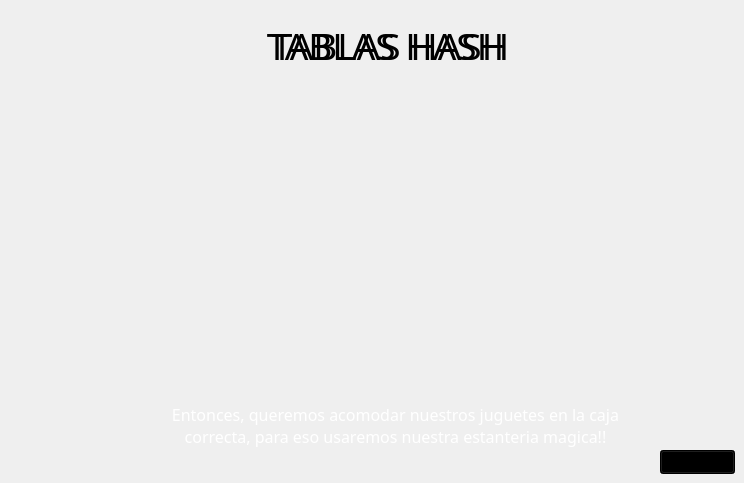
  <widget class="QWidget" name="page_3">
   <widget class="QLabel" name="label_12">
    <property name="geometry">
     <rect>
      <x>60</x>
      <y>90</y>
      <width>241</width>
      <height>281</height>
     </rect>
    </property>
    <property name="text">
     <string/>
    </property>
    <property name="pixmap">
     <pixmap>Sources/Images/estanteria.png</pixmap>
    </property>
    <property name="scaledContents">
     <bool>true</bool>
    </property>
   </widget>
   <widget class="QLabel" name="label_13">
    <property name="geometry">
     <rect>
      <x>390</x>
      <y>110</y>
      <width>81</width>
      <height>81</height>
     </rect>
    </property>
    <property name="text">
     <string/>
    </property>
    <property name="pixmap">
     <pixmap>Sources/Images/carro.png</pixmap>
    </property>
    <property name="scaledContents">
     <bool>true</bool>
    </property>
   </widget>
   <widget class="QLabel" name="label_14">
    <property name="geometry">
     <rect>
      <x>500</x>
      <y>220</y>
      <width>101</width>
      <height>121</height>
     </rect>
    </property>
    <property name="text">
     <string/>
    </property>
    <property name="pixmap">
     <pixmap>Sources/Images/robot.png</pixmap>
    </property>
    <property name="scaledContents">
     <bool>true</bool>
    </property>
   </widget>
   <widget class="QLabel" name="label_15">
    <property name="geometry">
     <rect>
      <x>560</x>
      <y>110</y>
      <width>111</width>
      <height>81</height>
     </rect>
    </property>
    <property name="text">
     <string/>
    </property>
    <property name="pixmap">
     <pixmap>Sources/Images/osito.png</pixmap>
    </property>
    <property name="scaledContents">
     <bool>true</bool>
    </property>
   </widget>
   <widget class="QLabel" name="label_16">
    <property name="geometry">
     <rect>
      <x>350</x>
      <y>230</y>
      <width>111</width>
      <height>101</height>
     </rect>
    </property>
    <property name="text">
     <string/>
    </property>
    <property name="pixmap">
     <pixmap>Sources/Images/nintendo.png</pixmap>
    </property>
    <property name="scaledContents">
     <bool>true</bool>
    </property>
   </widget>
   <widget class="QLabel" name="label_17">
    <property name="geometry">
     <rect>
      <x>620</x>
      <y>220</y>
      <width>111</width>
      <height>121</height>
     </rect>
    </property>
    <property name="text">
     <string/>
    </property>
    <property name="pixmap">
     <pixmap>Sources/Images/max.png</pixmap>
    </property>
    <property name="scaledContents">
     <bool>true</bool>
    </property>
   </widget>
   <widget class="QLabel" name="label_18">
    <property name="geometry">
     <rect>
      <x>160</x>
      <y>390</y>
      <width>471</width>
      <height>71</height>
     </rect>
    </property>
    <property name="font">
     <font>
      <family>Caprasimo</family>
      <pointsize>12</pointsize>
     </font>
    </property>
    <property name="styleSheet">
     <string notr="true">color: WHITE; font-size:12pt</string>
    </property>
    <property name="text">
     <string>Entonces, queremos acomodar nuestros juguetes en la caja correcta, para eso usaremos nuestra estanteria magica!!</string>
    </property>
    <property name="alignment">
     <set>Qt::AlignmentFlag::AlignCenter</set>
    </property>
    <property name="wordWrap">
     <bool>true</bool>
    </property>
   </widget>
   <widget class="QPushButton" name="btnNext_3">
    <property name="geometry">
     <rect>
      <x>660</x>
      <y>450</y>
      <width>75</width>
      <height>24</height>
     </rect>
    </property>
    <property name="styleSheet">
     <string notr="true">background-color: rgb(0,0,0)</string>
    </property>
    <property name="text">
     <string>SIGUIENTE</string>
    </property>
   </widget>
   <widget class="QLabel" name="label_57">
    <property name="geometry">
     <rect>
      <x>240</x>
      <y>20</y>
      <width>301</width>
      <height>51</height>
     </rect>
    </property>
    <property name="font">
     <font>
      <family>Caprasimo</family>
      <pointsize>28</pointsize>
     </font>
    </property>
    <property name="styleSheet">
     <string notr="true">background-color:transparent;color:black</string>
    </property>
    <property name="text">
     <string>TABLAS HASH</string>
    </property>
    <property name="alignment">
     <set>Qt::AlignmentFlag::AlignCenter</set>
    </property>
   </widget>
   <widget class="QLabel" name="label_58">
    <property name="geometry">
     <rect>
      <x>240</x>
      <y>20</y>
      <width>291</width>
      <height>51</height>
     </rect>
    </property>
    <property name="font">
     <font>
      <family>Caprasimo</family>
      <pointsize>28</pointsize>
     </font>
    </property>
    <property name="styleSheet">
     <string notr="true">background-color:transparent</string>
    </property>
    <property name="text">
     <string>TABLAS HASH</string>
    </property>
    <property name="alignment">
     <set>Qt::AlignmentFlag::AlignCenter</set>
    </property>
   </widget>
  </widget>
